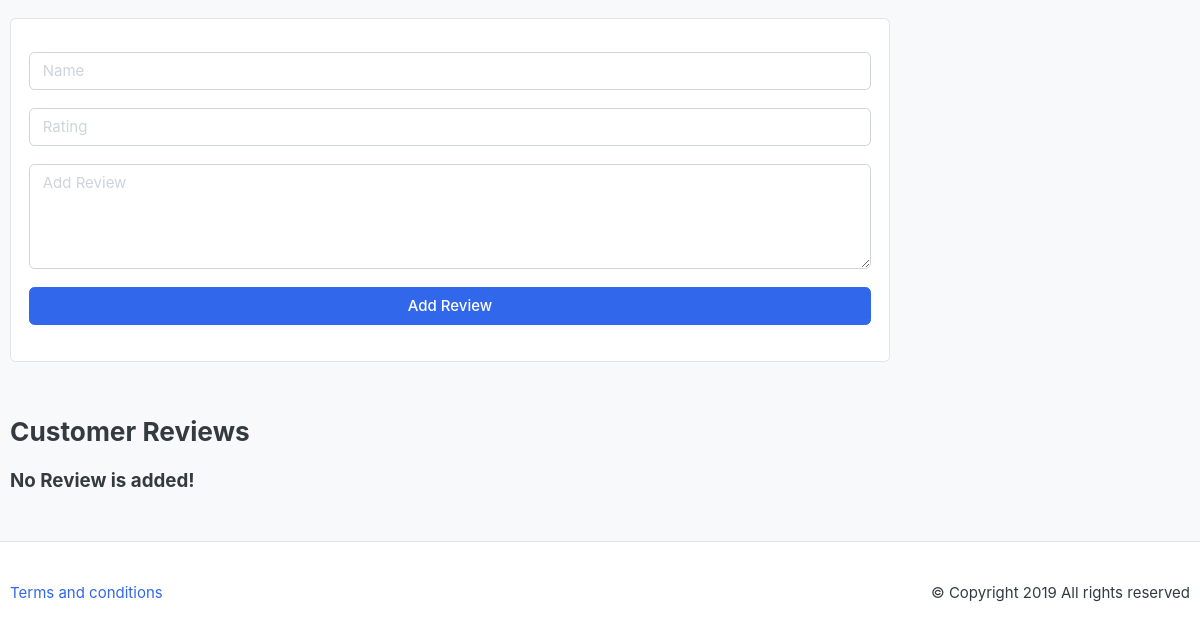
Page /projects/zay-ecommerce/ (lower part) on the earlier database version.
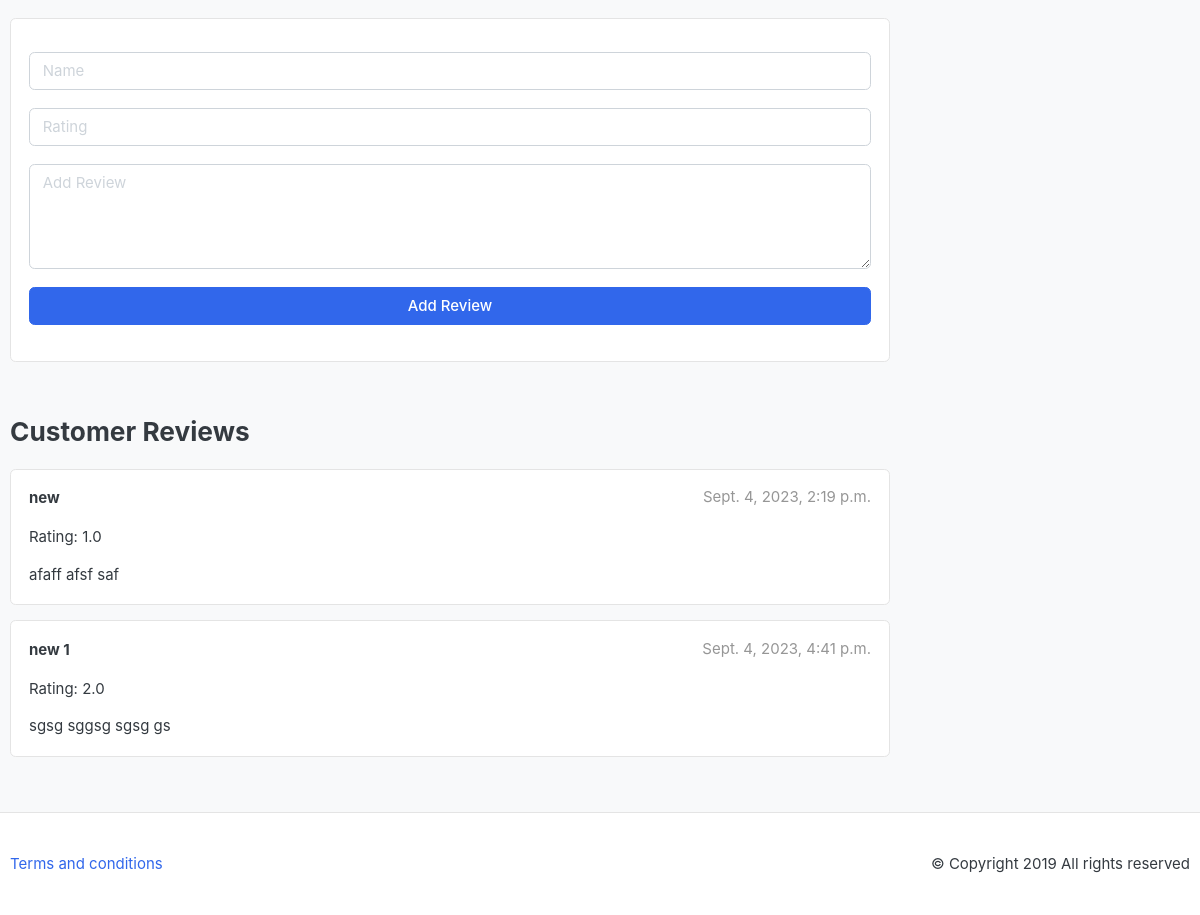
Same page on the later database version.
### projects/models.py (models this page shows, shortened)
class ReviewRating(models.Model):
    project = models.ForeignKey(Project, on_delete= models.CASCADE)
    viewer_name = models.CharField(max_length=50)
    review = models.TextField(max_length=500)
    rating = models.FloatField()
    status = models.BooleanField(default=True)
    created_at = models.DateTimeField(auto_now_add=True)
    updated_at = models.DateTimeField(auto_now=True)

### projects/views.py (the view)
# urls.py: path('<slug:project_slug>/', views.project_detail, name='project_detail'),
def project_detail(request, project_slug):
    single_project = Project.objects.get(slug = project_slug)
    reviews = ReviewRating.objects.filter(project=single_project, status = True)
    return render(request, 'project_detail.html', {'project' : single_project, 'reviews': reviews})

### projects/models.py (called while the page is built)
    def __str__(self):
        return self.category_name

### projects/templates/project_detail.html (shortened to what this page needs)
{% extends 'base2.html' %}
{% block body%}
<section class="section-content padding-y bg">
    <div class="container">
        <br />
  <div class="row">
          <div class="col-md-9">
            <article class="box mb-3">
              <div class="mt-3">
                <form method="POST" action="{% url 'submit_review' project.slug %}">
                    <div class="form-group">
                        <input type="text" class="form-control" placeholder="Name" name='viewer_name'>
                     </div>
                     <div class="form-group">
                       <input type="number" class="form-control" placeholder="Rating" name='rating'>
                     </div>
                     <div class="form-group">
                       <textarea name="review" rows="4" cols="50" class="form-control" placeholder="Add Review" name='review'></textarea>
                     </div>
                     <div class="form-group">
                         <button type="submit" class="btn btn-primary btn-block" style="color:white"> Add Review  </button>
                     </div>
                </form>
              </div>
            </article>
          </div>
        </div>
        <br />
        <div class="row">
          <div class="col-md-9">
            <header class="section-heading">
              <h3>Customer Reviews</h3>
            </header>
            {% for review in reviews %}
            <article class="box mb-3">
                <div class="icontext w-100">
                  <div class="text">
                    <span class="date text-muted float-md-right"
                      >{{review.created_at}}
                    </span>
                    <h6 class="mb-1">{{review.viewer_name}}</h6>
                  </div>
                </div>
                <div class="mt-3">
                    <p>
                      Rating: {{review.rating}}
                    </p>
                  </div>
                <div class="mt-3">
                  <p>
                    {{review.review}}
                  </p>
                </div>
              </article>
            {% endfor %}
            {% if reviews|length == 0 %}
            <h5>
                No Review is added!
            </h5>
            {% endif %}
          </div>
        </div>
    </div>
</section>
{% endblock %}

### templates/base2.html (shortened to what this page needs)
<!DOCTYPE HTML>
{% load static %}
<html lang="en">
<head>
<link href="{% static 'css/bootstrap.css' %}" rel="stylesheet" type="text/css"/>
<link href="{% static 'fonts/fontawesome/css/all.min.css' %}" type="text/css" rel="stylesheet">
<link href="{% static 'css/ui.css' %}" rel="stylesheet" type="text/css"/>
<link href="{% static 'css/responsive.css' %}" rel="stylesheet" media="only screen and (max-width: 1200px)" />
</head>
<body>
{% block body %}
{% endblock  %}
<footer class="section-footer border-top padding-y">
	<div class="container">
		<p class="float-md-right">
			&copy Copyright 2019 All rights reserved
		</p>
		<p>
			<a href="#">Terms and conditions</a>
		</p>
	</div>
</footer>
</body>
</html>

### static/css/ui.css (style rules this page uses)
html { font-family: "Inter", sans-serif; font-size: 15px; }
.padding-y { padding-top: 40px; padding-bottom: 40px; }
article:after, .form-group:after { display: block; clear: both; content: ""; }
.bg { background-color: #f8f9fa; }
.section-heading { margin-bottom: 20px; margin-top: 15px; }
p:last-child { margin-bottom: 0; }
.icontext { display: inline-flex; align-items: center; vertical-align: middle; }
.icontext .text { width: 100%; line-height: 1.2; }
.box { padding: 18px; background: #fff; border-radius: 0.37rem; border: 1px solid #e4e4e4; }

Differences in the rows shown:
added ReviewRating: created_at "Sept. 4, 2023, 2:19 p.m.", viewer_name "new", rating "1.0", review "afaff afsf saf"
added ReviewRating: created_at "Sept. 4, 2023, 4:41 p.m.", viewer_name "new 1", rating "2.0", review "sgsg sggsg sgsg gs"
Other differences:
text no longer shown: "No Review is added!"
